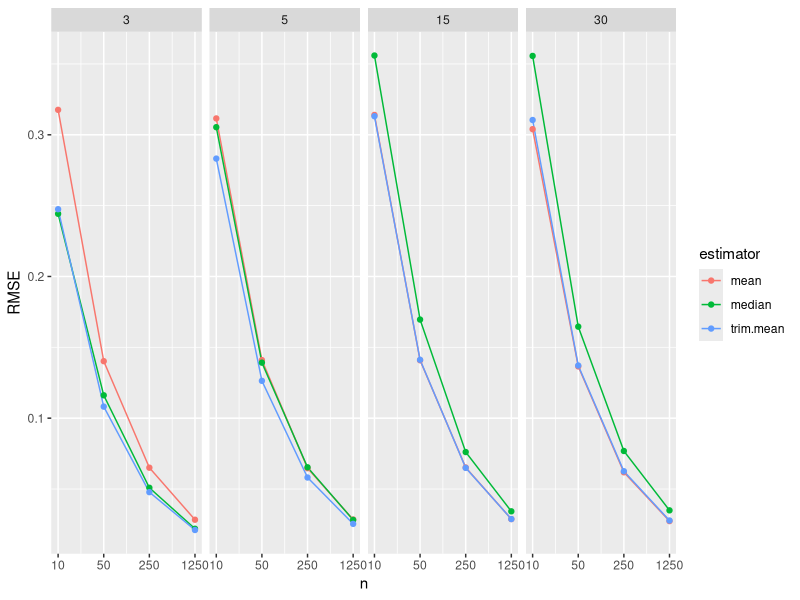
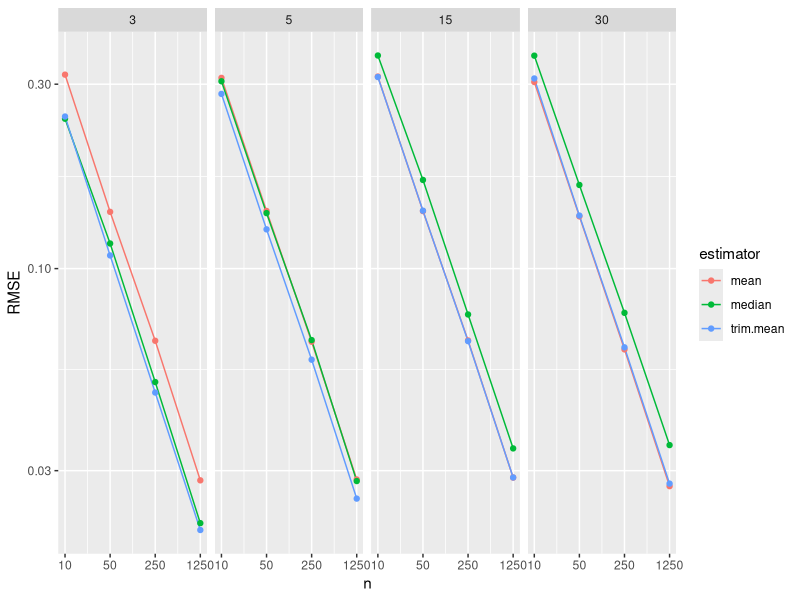
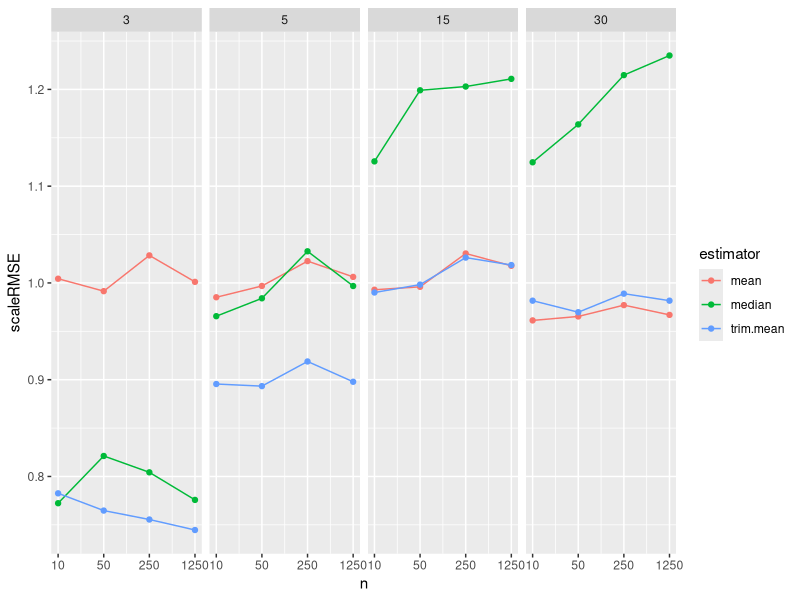
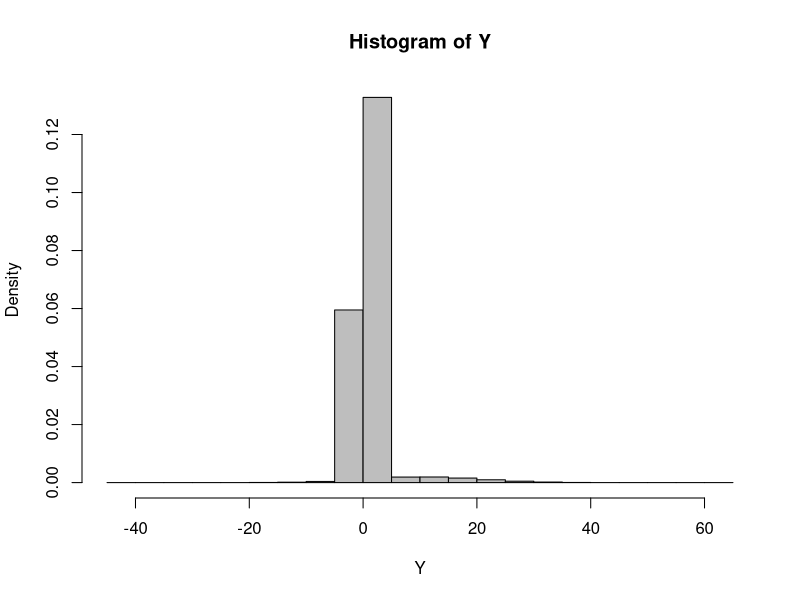
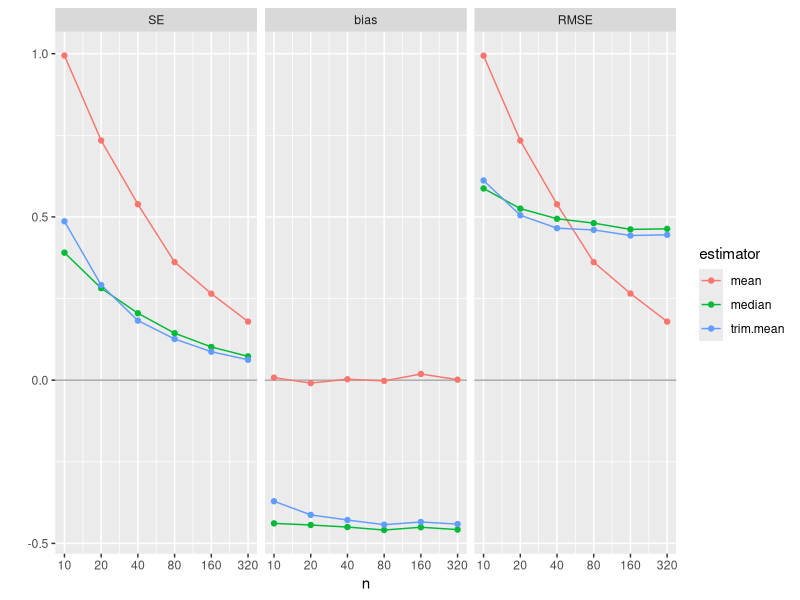

These charts were generated, in order, by the following R code:
## ---- chunk 1
library( tidyverse )
rm( list = ls() )
## ---- chunk 2
gen.data = function( n, df0 ) {
    rt( n, df=df0 ) / sqrt( df0 / (df0-2) )
}
## ---- chunk 3
sd( gen.data( 100000, df0 = 3 ) )
## ---- chunk 4
mu = 0
## ---- chunk 5
analyze.data = function( data ) {
    mn = mean( data )
    md = median( data )
    mn.tr = mean( data, trim=0.1 )
    data.frame( estimator = c( "mean", "trim.mean", "median" ),
                estimate = c( mn, mn.tr, md ) )
}
## ---- chunk 6
dt = gen.data( 100, 3 )
analyze.data( dt )
## ---- chunk 7
raw.exps <- replicate( 1000, {
    dt = gen.data( n=10, df0=5 )
    analyze.data( dt )
}, simplify = FALSE )
raw.exps = bind_rows( raw.exps, .id = "runID" )
## ---- chunk 8
head( raw.exps )
## ---- chunk 9
estimator.quality = function( estimates, mu ) {
    RMSE = sqrt( mean( (estimates - mu)^2 ) )
    bias = mean( estimates - mu )
    SE = sd( estimates )
    data.frame( RMSE=RMSE, bias=bias, SE=SE )
}
## ---- chunk 10
filter( raw.exps, estimator == "mean" ) %>%
    pull( estimate ) %>%
    estimator.quality( mu = mu )
## ---- chunk 11
estimator.quality( raw.exps$estimate[ raw.exps$estimator=="mean"], mu )
## ---- chunk 12
raw.exps %>%
    group_by( estimator ) %>%
    summarise( qual = estimator.quality( estimate, mu = 0 ) ) %>%
    tidyr::unpack( cols=c(qual) )
## ---- chunk 13
run.simulation = function( n, df0 ) {
    raw.exps <- replicate( 1000, {
        dt = gen.data( n=n, df0=df0 )
        analyze.data( dt )
    }, simplify = FALSE )
    raw.exps = bind_rows( raw.exps, .id = "runID" )

    rs <- raw.exps %>%
        group_by( estimator ) %>%
        summarise( qual = estimator.quality( estimate, mu = 0 ) ) %>%
        tidyr::unpack( cols=c( qual ) )

    rs
}
## ---- chunk 14
run.simulation( 10, 5 )
## ---- chunk 15
ns = c( 10, 50, 250, 1250 )
dfs = c( 3, 5, 15, 30 )
lvls = expand_grid( n=ns, df=dfs )

# So it stores our dataframe results in our lvls data properly.
lvls = as_tibble(lvls)

results <- lvls %>% mutate( results = pmap( lvls, run.simulation ) )
## ---- chunk 16
print( results, n=4 )
## ---- chunk 17
results <- unnest( results, cols="results" )
results
## ---- chunk 18
ggplot( results, aes(x=n, y=RMSE, col=estimator) ) +
            facet_wrap( ~ df, nrow=1 ) +
            geom_line() + geom_point() +
            scale_x_log10( breaks=ns )
## ---- chunk 19
ggplot( results, aes(x=n, y=RMSE, col=estimator) ) +
    facet_wrap( ~ df, nrow=1 ) +
    geom_line() + geom_point() +
    scale_x_log10( breaks=ns ) +
    scale_y_log10()
## ---- chunk 20
results <- mutate( results, scaleRMSE = RMSE * sqrt(n) )
## ---- chunk 21
ggplot( results, aes(x=n, y=scaleRMSE, col=estimator) ) +
    facet_wrap( ~ df, nrow=1) +
    geom_line() + geom_point() +
    scale_x_log10( breaks=ns )
## ---- chunk 22
nums = rexp( 100000 )
mean( nums )
mean( nums, trim=0.1 )
median( nums )
## ---- chunk 23
gen.data.exp = function( n, prob.outlier = 0.05 ) {
    nN = rbinom( 1, n, prob.outlier )
    nrm = rnorm( n - nN, mean=0.5, sd=1 )
    outmean = (1 - (1-prob.outlier)/2) / prob.outlier
    outs = rnorm( nN, mean=outmean, sd=10 )
    c( nrm, outs )
}
## ---- chunk 24
Y = gen.data.exp( 10000000, prob.outlier = 0.05 )
mean( Y )
sd( Y )
## ---- chunk 25
hist( Y, breaks=30, col="grey", prob=TRUE )
## ---- chunk 26
run.simulation.exp = function( n ) {
    raw.exps <- replicate( 1000, {
        dt = gen.data.exp( n=n )
        analyze.data( dt )
    }, simplify = FALSE )
    raw.exps = bind_rows( raw.exps, .id = "runID" )

    rs <- raw.exps %>%
        group_by( estimator ) %>%
        summarise( qual = estimator.quality( estimate, mu = 1 ) ) %>%
        tidyr::unpack( cols = c( qual ) )

    rs
}

res = run.simulation.exp( 100 )
res
## ---- chunk 27
ns = c( 10, 20, 40, 80, 160, 320 )
lvls = tibble( n=ns )
## ---- chunk 28
results <- lvls %>% 
  mutate( results = pmap( lvls, run.simulation.exp ) ) %>% 
  unnest( cols = c(results) )
head( results )
## ---- chunk 29
res2 = gather( results, RMSE, bias, SE, key="Measure",value="value" )
res2 = mutate( res2, Measure = factor( Measure, levels=c("SE","bias","RMSE" )))
## ---- chunk 30
ggplot( res2, aes(x=n, y=value, col=estimator) ) +
    facet_grid( . ~ Measure ) +
    geom_hline( yintercept=0, col="darkgrey" ) +
    geom_line() + geom_point() +
    scale_x_log10( breaks=ns ) +
    labs( y="" )
